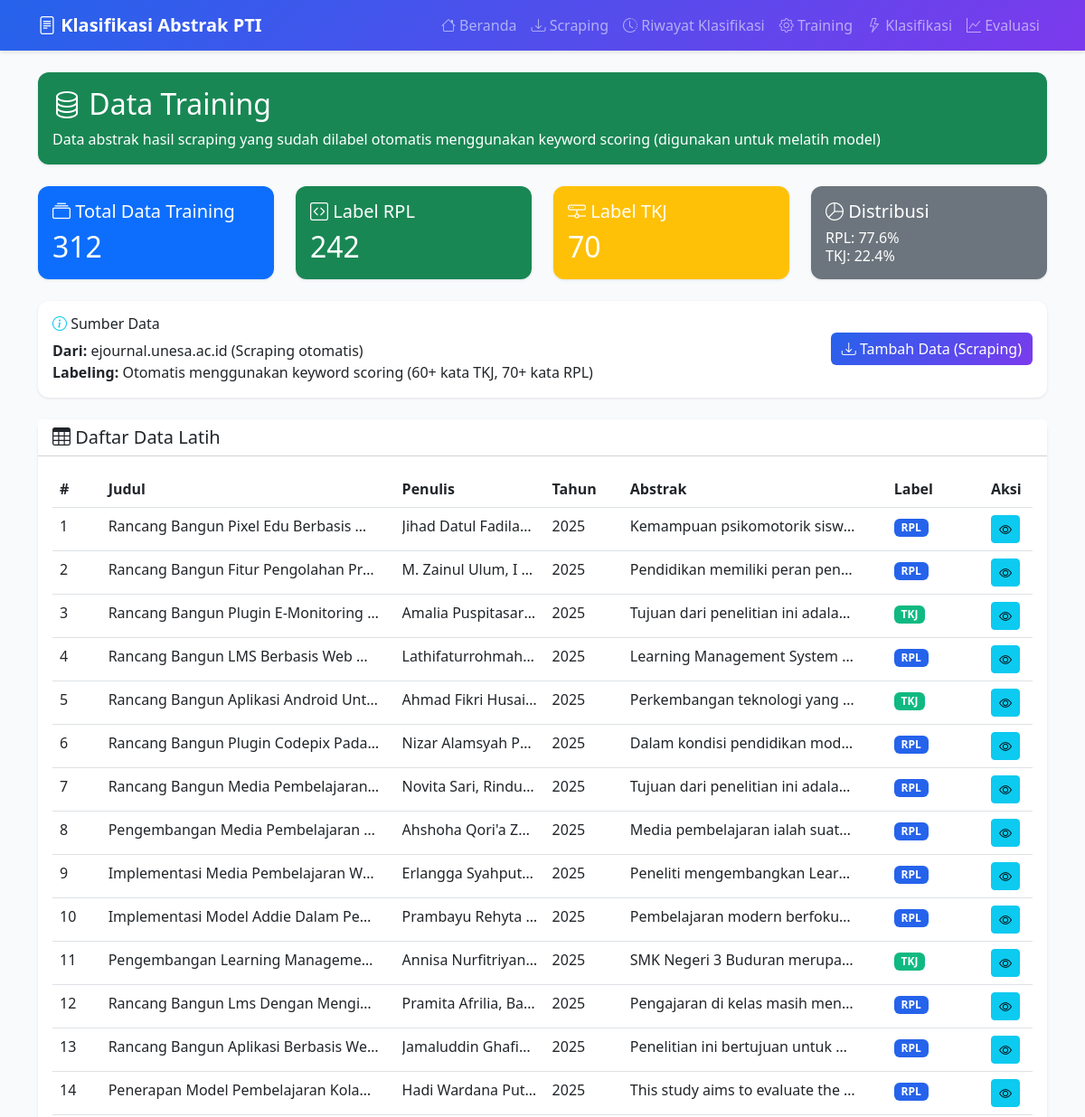
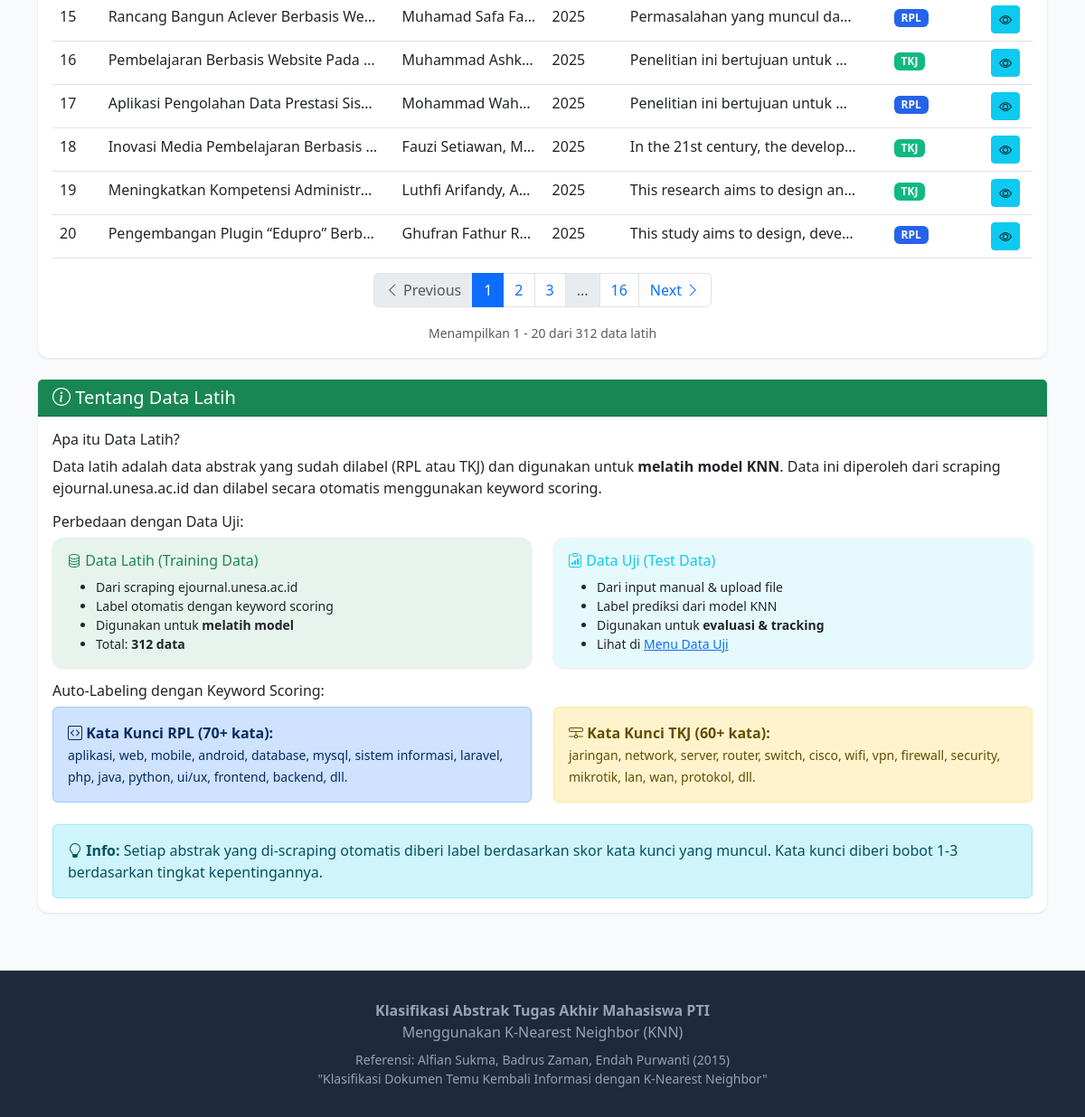
The page /label on the database its author committed (2 pictures, top to bottom).
### models.py (models this page shows, shortened)
class Abstract(db.Model):
    __tablename__ = 'abstracts'
    id = db.Column(db.Integer, primary_key=True)
    title = db.Column(db.String(500), nullable=False)
    author = db.Column(db.String(200), nullable=False)
    year = db.Column(db.Integer, nullable=False)
    abstract_text = db.Column(db.Text, nullable=False)
    url = db.Column(db.String(500))
    label = db.Column(db.String(10))  # 'RPL' atau 'TKJ'
    predicted_label = db.Column(db.String(10))  # Hasil prediksi
    confidence = db.Column(db.Float)  # Confidence score
    created_at = db.Column(db.DateTime, default=datetime.utcnow)
    updated_at = db.Column(db.DateTime, default=datetime.utcnow, onupdate=datetime.utcnow)
    is_training_data = db.Column(db.Boolean, default=False)

### app.py (the view)
@app.route('/label')
def label_data():
    page = request.args.get('page', 1, type=int)
    per_page = 20
    training_query = Abstract.query.filter(Abstract.label.isnot(None)).order_by(Abstract.year.desc(), Abstract.id.desc())
    pagination = training_query.paginate(page=page, per_page=per_page, error_out=False)
    training_data = pagination.items
    total_training = Abstract.query.filter(Abstract.label.isnot(None)).count()
    total_rpl = Abstract.query.filter_by(label='RPL').count()
    total_tkj = Abstract.query.filter_by(label='TKJ').count()
    stats = {
        'total': total_training,
        'rpl': total_rpl,
        'tkj': total_tkj
    }
    return render_template('label_data.html',
                         training_data=training_data,
                         pagination=pagination,
                         stats=stats)

### app.py (called while the page is built)
def init_classifier():
    global classifier
    if classifier is None:
        classifier = KNNClassifier(k=app.config['KNN_K_VALUE'])
        if os.path.exists('models/knn_classifier.joblib'):
            try:
                classifier.load('models')
                print(f"✅ Model loaded successfully! is_trained={classifier.is_trained}")
            except Exception as e:
                print(f"❌ Error loading model: {e}")
                classifier = None
        else:
            print("⚠️ Model file not found: models/knn_classifier.joblib")
            print("   Please train the model first!")
    else:
        print(f"ℹ️ Classifier already initialized. is_trained={classifier.is_trained}")

@app.before_request
def before_first_request():
    db.create_all()
    init_classifier()

### templates/label_data.html (shortened to what this page needs)
{% extends "base.html" %}  {% block content %}
<div class="row mb-4">
  <div class="col-12">
    <div class="card bg-success text-white">
      <div class="card-body">
        <h2 class="mb-2"><i class="bi bi-database"></i> Data Training</h2>
        <p class="mb-0">
          Data abstrak hasil scraping yang sudah dilabel otomatis menggunakan
          keyword scoring (digunakan untuk melatih model)
        </p>
      </div>
    </div>
  </div>
</div>
<div class="row mb-4">
  <div class="col-md-3">
    <div class="card bg-primary text-white">
      <div class="card-body">
        <h5 class="card-title">
          <i class="bi bi-collection"></i> Total Data Training
        </h5>
        <h2 class="mb-0">{{ stats.total }}</h2>
      </div>
    </div>
  </div>
  <div class="col-md-3">
    <div class="card bg-success text-white">
      <div class="card-body">
        <h5 class="card-title"><i class="bi bi-code-square"></i> Label RPL</h5>
        <h2 class="mb-0">{{ stats.rpl }}</h2>
      </div>
    </div>
  </div>
  <div class="col-md-3">
    <div class="card bg-warning text-white">
      <div class="card-body">
        <h5 class="card-title"><i class="bi bi-hdd-network"></i> Label TKJ</h5>
        <h2 class="mb-0">{{ stats.tkj }}</h2>
      </div>
    </div>
  </div>
  <div class="col-md-3">
    <div class="card bg-secondary text-white">
      <div class="card-body">
        <h5 class="card-title"><i class="bi bi-pie-chart"></i> Distribusi</h5>
        <h6 class="mb-0">
          {% if stats.total > 0 %} RPL: {{ ((stats.rpl / stats.total) *
          100)|round(1) }}%<br />
          TKJ: {{ ((stats.tkj / stats.total) * 100)|round(1) }}% {% else %}
          Belum ada data {% endif %}
        </h6>
      </div>
    </div>
  </div>
</div>
<div class="row mb-4">
  <div class="col-md-12">
    <div class="card border-info">
      <div class="card-body">
        <div class="row align-items-center">
          <div class="col-md-8">
            <h6 class="card-title">
              <i class="bi bi-info-circle text-info"></i> Sumber Data
            </h6>
            <p class="mb-0">
              <strong>Dari:</strong> ejournal.unesa.ac.id (Scraping otomatis)<br />
              <strong>Labeling:</strong> Otomatis menggunakan keyword scoring
              (60+ kata TKJ, 70+ kata RPL)
            </p>
          </div>
          <div class="col-md-4 text-end">
            <a href="{{ url_for('scrape') }}" class="btn btn-primary">
              <i class="bi bi-download"></i> Tambah Data (Scraping)
            </a>
          </div>
        </div>
      </div>
    </div>
  </div>
</div>
{% if training_data %}
<div class="card">
  <div
    class="card-header bg-white d-flex justify-content-between align-items-center"
  >
    <h5 class="mb-0"><i class="bi bi-table"></i> Daftar Data Latih</h5>
  </div>
  <div class="card-body">
    <div class="table-responsive">
      <table class="table table-hover">
        <thead>
          <tr>
            <th width="5%">#</th>
            <th width="30%">Judul</th>
            <th width="15%">Penulis</th>
            <th width="8%">Tahun</th>
            <th width="27%">Abstrak</th>
            <th width="10%">Label</th>
            <th width="5%">Aksi</th>
          </tr>
        </thead>
        <tbody>
          {% for item in training_data %}
          <tr>
            <td>
              {{ (pagination.page - 1) * pagination.per_page + loop.index }}
            </td>
            <td>
              <div
                class="text-truncate"
                style="max-width: 300px"
                data-bs-toggle="tooltip"
                data-bs-placement="top"
                title="{{ item.title }}"
              >
                {{ item.title }}
              </div>
            </td>
            <td>
              <div class="text-truncate" style="max-width: 150px">
                {{ item.author }}
              </div>
            </td>
            <td>{{ item.year }}</td>
            <td>
              <div
                class="text-truncate"
                style="max-width: 250px"
                data-bs-toggle="tooltip"
                data-bs-placement="top"
                title="{{ item.abstract_text }}"
              >
                {{ item.abstract_text[:100] }}
              </div>
            </td>
            <td>
              <span class="badge badge-{{ item.label.lower() }}">
                {{ item.label }}
              </span>
            </td>
            <td>
              <button
                type="button"
                class="btn btn-sm btn-info"
                data-bs-toggle="modal"
                data-bs-target="#viewModal{{ item.id }}"
                title="Lihat Detail"
              >
                <i class="bi bi-eye"></i>
              </button>
            </td>
          </tr>
          {% endfor %}
        </tbody>
      </table>
    </div>
    {% if pagination.pages > 1 %}
    <nav aria-label="Page navigation">
      <ul class="pagination justify-content-center">
        <li
          class="page-item {% if not pagination.has_prev %}disabled{% endif %}"
        >
          <a
            class="page-link"
            href="{{ url_for('label_data', page=pagination.prev_num) if pagination.has_prev else '#' }}"
          >
            <i class="bi bi-chevron-left"></i> Previous
          </a>
        </li>
        {% for page_num in pagination.iter_pages(left_edge=1, right_edge=1,
        left_current=2, right_current=2) %} {% if page_num %}
        <li
          class="page-item {% if page_num == pagination.page %}active{% endif %}"
        >
          <a class="page-link" href="{{ url_for('label_data', page=page_num) }}"
            >{{ page_num }}</a
          >
        </li>
        {% else %}
        <li class="page-item disabled">
          <span class="page-link">...</span>
        </li>
        {% endif %} {% endfor %}
        <li
          class="page-item {% if not pagination.has_next %}disabled{% endif %}"
        >
          <a
            class="page-link"
            href="{{ url_for('label_data', page=pagination.next_num) if pagination.has_next else '#' }}"
          >
            Next <i class="bi bi-chevron-right"></i>
          </a>
        </li>
      </ul>
    </nav>
    {% endif %}
    <div class="text-center text-muted mt-3">
      <small>
        Menampilkan {{ (pagination.page - 1) * pagination.per_page + 1 }} - {%
        if pagination.page * pagination.per_page < pagination.total %} {{
        pagination.page * pagination.per_page }} {% else %} {{ pagination.total
        }} {% endif %} dari {{ pagination.total }} data latih
      </small>
    </div>
  </div>
</div>
{% endif %}
<div class="card mt-4 border-success">
  <div class="card-header bg-success text-white">
    <h5 class="mb-0"><i class="bi bi-info-circle"></i> Tentang Data Latih</h5>
  </div>
  <div class="card-body">
    <h6>Apa itu Data Latih?</h6>
    <p>
      Data latih adalah data abstrak yang sudah dilabel (RPL atau TKJ) dan
      digunakan untuk
      <strong>melatih model KNN</strong>. Data ini diperoleh dari scraping
      ejournal.unesa.ac.id dan dilabel secara otomatis menggunakan keyword
      scoring.
    </p>
    <h6 class="mt-3">Perbedaan dengan Data Uji:</h6>
    <div class="row">
      <div class="col-md-6">
        <div class="card bg-success bg-opacity-10">
          <div class="card-body">
            <h6 class="text-success">
              <i class="bi bi-database"></i> Data Latih (Training Data)
            </h6>
            <ul class="small mb-0">
              <li>Dari scraping ejournal.unesa.ac.id</li>
              <li>Label otomatis dengan keyword scoring</li>
              <li>Digunakan untuk <strong>melatih model</strong></li>
              <li>Total: <strong>{{ stats.total }} data</strong></li>
            </ul>
          </div>
        </div>
      </div>
      <div class="col-md-6">
        <div class="card bg-info bg-opacity-10">
          <div class="card-body">
            <h6 class="text-info">
              <i class="bi bi-clipboard-data"></i> Data Uji (Test Data)
            </h6>
            <ul class="small mb-0">
              <li>Dari input manual & upload file</li>
              <li>Label prediksi dari model KNN</li>
              <li>Digunakan untuk <strong>evaluasi & tracking</strong></li>
              <li>
                Lihat di <a href="{{ url_for('data_test') }}">Menu Data Uji</a>
              </li>
            </ul>
          </div>
        </div>
      </div>
    </div>
    <h6 class="mt-3">Auto-Labeling dengan Keyword Scoring:</h6>
    <div class="row mt-2">
      <div class="col-md-6">
        <div class="alert alert-primary mb-2">
          <strong
            ><i class="bi bi-code-square"></i> Kata Kunci RPL (70+
            kata):</strong
          >
          <br /><small
            >aplikasi, web, mobile, android, database, mysql, sistem informasi,
            laravel, php, java, python, ui/ux, frontend, backend, dll.</small
          >
        </div>
      </div>
      <div class="col-md-6">
        <div class="alert alert-warning mb-2">
          <strong
            ><i class="bi bi-hdd-network"></i> Kata Kunci TKJ (60+
            kata):</strong
          >
          <br /><small
            >jaringan, network, server, router, switch, cisco, wifi, vpn,
            firewall, security, mikrotik, lan, wan, protokol, dll.</small
          >
        </div>
      </div>
    </div>
    <div class="alert alert-info mt-3 mb-0">
      <i class="bi bi-lightbulb"></i>
      <strong>Info:</strong> Setiap abstrak yang di-scraping otomatis diberi
      label berdasarkan skor kata kunci yang muncul. Kata kunci diberi bobot 1-3
      berdasarkan tingkat kepentingannya.
    </div>
  </div>
</div>
{% endblock %}

### templates/base.html (style rules this page uses)
:root { --primary-color: #2563eb; --secondary-color: #7c3aed; --success-color: #10b981; --danger-color: #ef4444; --warning-color: #f59e0b; }
body { font-family: "Segoe UI", Tahoma, Geneva, Verdana, sans-serif; background-color: #f8fafc; }
.card { border: none; border-radius: 12px; box-shadow: 0 1px 3px rgba(0, 0, 0, 0.1); transition: transform 0.2s, box-shadow 0.2s; }
.badge-rpl { background-color: var(--primary-color); }
.badge-tkj { background-color: var(--success-color); }
.btn-primary { background: linear-gradient( 135deg, var(--primary-color), var(--secondary-color) ); border: none; }

### rows shown on the page
Abstract: page "1", title "Rancang Bangun Pixel Edu Berbasis…", author "Jihad Datul Fadila…", year "2025", abstract_text "Kemampuan psikomotorik sisw…", label "RPL"
Abstract: page "2", title "Rancang Bangun Fitur Pengolahan Pr…", author "M. Zainul Ulum, I…", year "2025", abstract_text "Pendidikan memiliki peran pen…", label "RPL"
Abstract: page "3", title "Rancang Bangun Plugin E-Monitoring…", author "Amalia Puspitasar…", year "2025", abstract_text "Tujuan dari penelitian ini adala…", label "TKJ"
Abstract: page "4", title "Rancang Bangun LMS Berbasis Web…", author "Lathifaturrohmah…", year "2025", abstract_text "Learning Management System…", label "RPL"
Abstract: page "5", title "Rancang Bangun Aplikasi Android Unt…", author "Ahmad Fikri Husai…", year "2025", abstract_text "Perkembangan teknologi yang…", label "TKJ"
Abstract: page "6", title "Rancang Bangun Plugin Codepix Pada…", author "Nizar Alamsyah P…", year "2025", abstract_text "Dalam kondisi pendidikan mod…", label "RPL"
Abstract: page "7", title "Rancang Bangun Media Pembelajaran…", author "Novita Sari, Rindu…", year "2025", abstract_text "Tujuan dari penelitian ini adala…", label "RPL"
Abstract: page "8", title "Pengembangan Media Pembelajaran…", author "Ahshoha Qori'a Z…", year "2025", abstract_text "Media pembelajaran ialah suat…", label "RPL"
Abstract: page "9", title "Implementasi Media Pembelajaran W…", author "Erlangga Syahput…", year "2025", abstract_text "Peneliti mengembangkan Lear…", label "RPL"
Abstract: page "10", title "Implementasi Model Addie Dalam Pe…", author "Prambayu Rehyta…", year "2025", abstract_text "Pembelajaran modern berfoku…", label "RPL"
Abstract: page "11", title "Pengembangan Learning Manageme…", author "Annisa Nurfitriyan…", year "2025", abstract_text "SMK Negeri 3 Buduran merupa…", label "TKJ"
Abstract: page "12", title "Rancang Bangun Lms Dengan Mengi…", author "Pramita Afrilia, Ba…", year "2025", abstract_text "Pengajaran di kelas masih men…", label "RPL"
Abstract: page "13", title "Rancang Bangun Aplikasi Berbasis We…", author "Jamaluddin Ghafi…", year "2025", abstract_text "Penelitian ini bertujuan untuk…", label "RPL"
Abstract: page "14", title "Penerapan Model Pembelajaran Kola…", author "Hadi Wardana Put…", year "2025", abstract_text "This study aims to evaluate the…", label "RPL"
Abstract: page "15", title "Rancang Bangun Aclever Berbasis We…", author "Muhamad Safa Fa…", year "2025", abstract_text "Permasalahan yang muncul da…", label "RPL"
Abstract: page "16", title "Pembelajaran Berbasis Website Pada…", author "Muhammad Ashk…", year "2025", abstract_text "Penelitian ini bertujuan untuk…", label "TKJ"
Abstract: page "17", title "Aplikasi Pengolahan Data Prestasi Sis…", author "Mohammad Wah…", year "2025", abstract_text "Penelitian ini bertujuan untuk…", label "RPL"
Abstract: page "18", title "Inovasi Media Pembelajaran Berbasis…", author "Fauzi Setiawan, M…", year "2025", abstract_text "In the 21st century, the develop…", label "TKJ"
Abstract: page "19", title "Meningkatkan Kompetensi Administr…", author "Luthfi Arifandy, A…", year "2025", abstract_text "This research aims to design an…", label "TKJ"
Abstract: page "20", title "Pengembangan Plugin “Edupro” Berb…", author "Ghufran Fathur R…", year "2025", abstract_text "This study aims to design, deve…", label "RPL"

### other values the page prints
{{ stats.total }} "312"
{{ stats.rpl }} "242"
{{ stats.tkj }} "70"
{{ ((stats.rpl / stats.total) *
          100)|round(1) }} "77.6"
{{ ((stats.tkj / stats.total) * 100)|round(1) }} "22.4"
{{ page_num }} "1" "2" "3" "16"
{{ (pagination.page - 1) * pagination.per_page + 1 }} "1"
{{ pagination.page * pagination.per_page }} "20"
{{ pagination.total }} "312"
